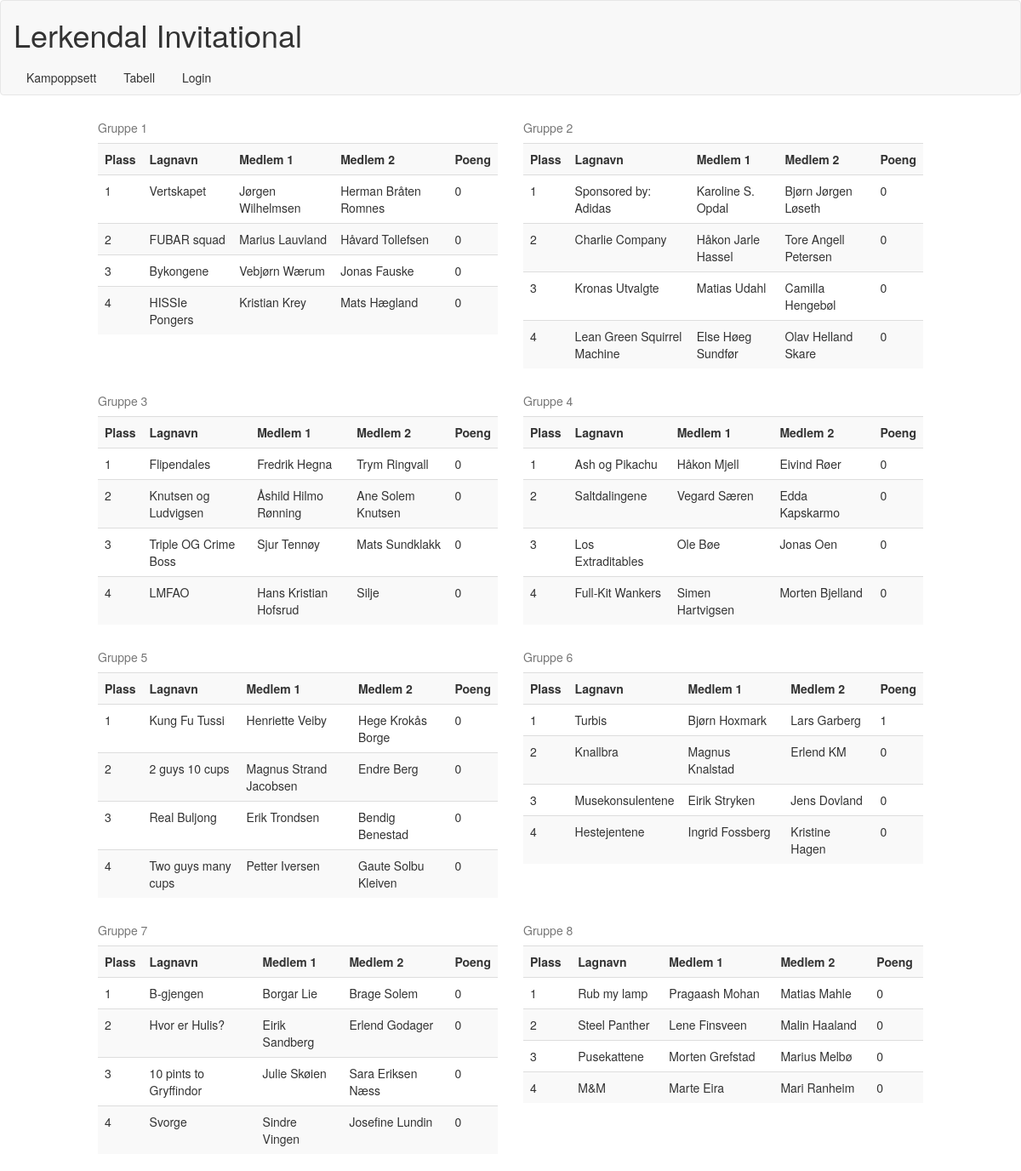
Screenshot of /table with the database file from the repository.
### app/mod_index/models.py (models this page shows, shortened)
class Base(db.Model):
    __abstract__ = True
    id = db.Column(db.Integer, primary_key=True)
    date_created = db.Column(db.DateTime, default=db.func.current_timestamp())
    date_modified = db.Column(db.DateTime, default=db.func.current_timestamp(), onupdate=db.func.current_timestamp())

class Team(Base):
    member1 = db.Column(db.String(128))
    member2 = db.Column(db.String(128))
    teamname = db.Column(db.String(128))
    points = db.Column(db.Integer())
    group = db.Column(db.Integer())
    paid = db.Column(db.Boolean())

### app/mod_index/controllers.py (the view)
@mod_index.route('/table')
def table():
    tables = []
    for i in range(0, 8):
        table = Team.query.filter_by(group=i).order_by(desc(Team.points)).all()
        tables.append(table)
    return render_template('index/tables.html', tables=tables)

### app/templates/index/tables.html
{% extends "base.html" %} {% block content %}
<div class="col-md-10 col-lg-10 col-md-offset-1 col-lg-offset-1">
    {% for table in tables %}
    {%- if (loop.index + 1) is divisibleby 2 -%}
	<div class="row">
		{%- endif -%}
		<div class="col-md-6 col-lg-6">
			<div class="table-responsive">
				<table class="table table-striped">
					<caption>Gruppe {{loop.index}} </caption>
					<tr>
						<th>Plass</th>
						<th>Lagnavn</th>
						<th>Medlem 1</th>
						<th>Medlem 2</th>
						<th>Poeng</th>
					</tr>
					{% for team in table %}
					<tr>
						<td>{{loop.index}}</td>
						<td>{{team.teamname}}</td>
						<td>{{team.member1}}</td>
						<td>{{team.member2}}</td>
						<td>{{team.points}}</td>
					</tr>
					{% endfor %}
				</table>
			</div>
		</div>
        {%- if ((loop.index ) is divisibleby 2)  -%}
	</div>
	{%- endif -%} {% endfor %}
</div>
{% endblock %}

### rows the page displays
Team: teamname "Vertskapet", member1 "Jørgen Wilhelmsen", member2 "Herman Bråten Romnes", points "0"
Team: teamname "FUBAR squad", member1 "Marius Lauvland", member2 "Håvard Tollefsen", points "0"
Team: teamname "Bykongene", member1 "Vebjørn Wærum", member2 "Jonas Fauske", points "0"
Team: teamname "HISSIe Pongers", member1 "Kristian Krey", member2 "Mats Hægland", points "0"
Team: teamname "Sponsored by: Adidas", member1 "Karoline S. Opdal", member2 "Bjørn Jørgen Løseth", points "0"
Team: teamname "Charlie Company", member1 "Håkon Jarle Hassel", member2 "Tore Angell Petersen", points "0"
Team: teamname "Kronas Utvalgte", member1 "Matias Udahl", member2 "Camilla Hengebøl", points "0"
Team: teamname "Lean Green Squirrel Machine", member1 "Else Høeg Sundfør", member2 "Olav Helland Skare", points "0"
Team: teamname "Flipendales", member1 "Fredrik Hegna", member2 "Trym Ringvall", points "0"
Team: teamname "Knutsen og Ludvigsen", member1 "Åshild Hilmo Rønning", member2 "Ane Solem Knutsen", points "0"
Team: teamname "Triple OG Crime Boss", member1 "Sjur Tennøy", member2 "Mats Sundklakk", points "0"
Team: teamname "LMFAO", member1 "Hans Kristian Hofsrud", member2 "Silje", points "0"
Team: teamname "Ash og Pikachu", member1 "Håkon Mjell", member2 "Eivind Røer", points "0"
Team: teamname "Saltdalingene", member1 "Vegard Særen", member2 "Edda Kapskarmo", points "0"
Team: teamname "Los Extraditables", member1 "Ole Bøe", member2 "Jonas Oen", points "0"
Team: teamname "Full-Kit Wankers", member1 "Simen Hartvigsen", member2 "Morten Bjelland", points "0"
Team: teamname "Kung Fu Tussi", member1 "Henriette Veiby", member2 "Hege Krokås Borge", points "0"
Team: teamname "2 guys 10 cups", member1 "Magnus Strand Jacobsen", member2 "Endre Berg", points "0"
Team: teamname "Real Buljong", member1 "Erik Trondsen", member2 "Bendig Benestad", points "0"
Team: teamname "Two guys many cups", member1 "Petter Iversen", member2 "Gaute Solbu Kleiven", points "0"
Team: teamname "Turbis", member1 "Bjørn Hoxmark", member2 "Lars Garberg", points "1"
Team: teamname "Knallbra", member1 "Magnus Knalstad", member2 "Erlend KM", points "0"
Team: teamname "Musekonsulentene", member1 "Eirik Stryken", member2 "Jens Dovland", points "0"
Team: teamname "Hestejentene", member1 "Ingrid Fossberg", member2 "Kristine Hagen", points "0"
Team: teamname "B-gjengen", member1 "Borgar Lie", member2 "Brage Solem", points "0"
Team: teamname "Hvor er Hulis?", member1 "Eirik Sandberg", member2 "Erlend Godager", points "0"
Team: teamname "10 pints to Gryffindor", member1 "Julie Skøien", member2 "Sara Eriksen Næss", points "0"
Team: teamname "Svorge", member1 "Sindre Vingen", member2 "Josefine Lundin", points "0"
Team: teamname "Rub my lamp", member1 "Pragaash Mohan", member2 "Matias Mahle", points "0"
Team: teamname "Steel Panther", member1 "Lene Finsveen", member2 "Malin Haaland", points "0"
Team: teamname "Pusekattene", member1 "Morten Grefstad", member2 "Marius Melbø", points "0"
Team: teamname "M&M", member1 "Marte Eira", member2 "Mari Ranheim", points "0"
